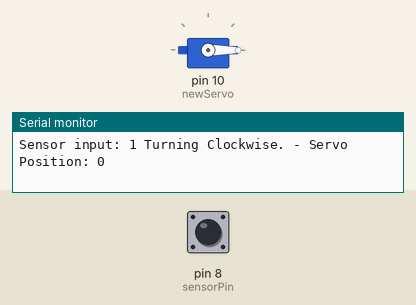
This sketch was run on a simulated Arduino Uno, built with avr-gcc and run on an emulated ATmega328P. Shown: servo, the last lines printed to the serial monitor. The test bench sets the inputs (shaded band); at power-on: pin 8 (sensorPin) HIGH.

Above: at 1.2 s.
1.3 s: pin 8 (sensorPin) driven LOW
At 1.8 s:
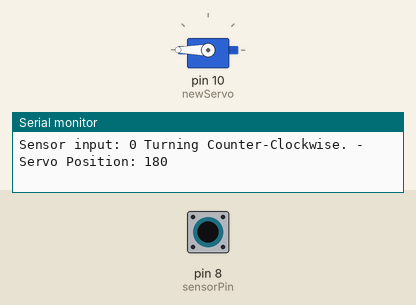
2.8 s: pin 8 (sensorPin) driven HIGH
At 3.3 s:
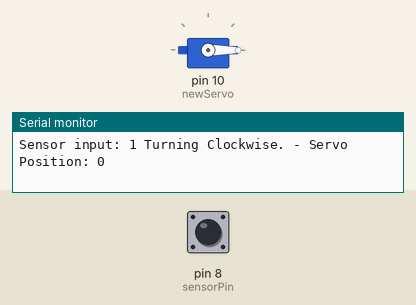
5.8 s: pin 8 (sensorPin) pulsed LOW 2 times (0.12 s each, 0.3 s apart)
At 6.1 s:
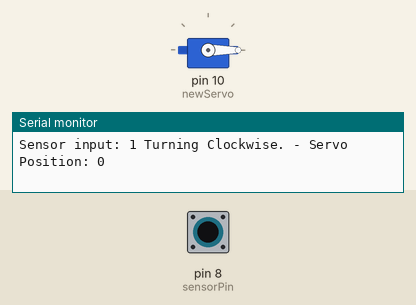
9.4 s: pin 8 (sensorPin) pulsed LOW 5 times (0.12 s each, 0.3 s apart)
At 11.4 s:
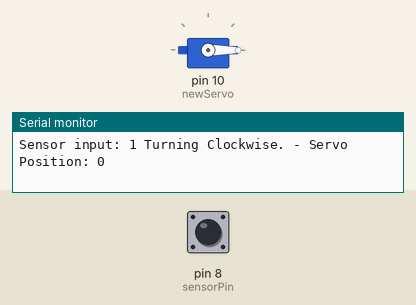
Timing chart, 0 to 12.9 s (numbered marks = the images above; inputs shaded):
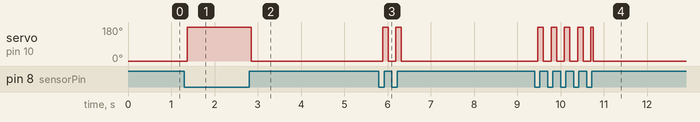

The sketch:

external_motor.ino
```cpp
/*
Goal: Read input from IR sensor, and turn a servo accordingly
Input: IR sensor, high or low, pin 8
Output: IR sensor info & servo behavior

Written By: J. Boling
Date: 3/4/24
Class: EE101
*/
#include <Servo.h> //include the servo library
Servo newServo; //initialize a servo object

void setup() { //setup runs once
  Serial.begin(9600); // starts serial comms; sets baud rate to 9600bps
  newServo.attach(10);
  pinMode(8, INPUT); // initialize pin 8 as an input
  Serial.println("Setup complete.");
}

void loop() { //loop is equivalent to main() in most c programs; runs in forever
 //newServo.write(0); //set servo angle
 int sensorInput; //this will be the RESULT of digitalRead
 int sensorPin = 8; //this is the pin we initialize for input
 sensorInput = digitalRead(sensorPin); //digitalRead gets the sensor value; in this line the value is assigned to the sensorInput variable
 Serial.print("Sensor input: ");
 Serial.print(sensorInput); //these last 2 lines just display the sensor's output
 if (sensorInput == 0) { //testing sensor input
  Serial.print(" Turning Counter-Clockwise.");
  newServo.write(180); //turns counter-clockwise
 }
 else if (sensorInput == 1)  {
  Serial.print(" Turning Clockwise.");
  newServo.write(0); //turns clockwise
 }
 int servoPosition = newServo.read();
 Serial.print(" - Servo Position: ");
 Serial.print(servoPosition);
 Serial.print("\n");
}
```

Measured:
- after the input at 1.3 s, servo on pin 10 (newServo): 0° → 180° after 0.07 s
- after the input at 2.8 s, servo on pin 10 (newServo): 180° → 0° after 0.05 s
- after the input at 5.8 s, servo on pin 10 (newServo): alternates 180° for 0.13 s and 0° for 0.18 s, 4 changes in all, then stays 0°, starting after 0.09 s
- after the input at 9.4 s, servo on pin 10 (newServo): goes 4 × (180° 0.13 s, 0° 0.18 s), 180° 0.06 s, then 0°, starting after 0.07 s
